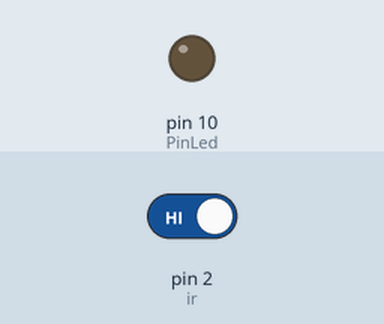
The sketch below on a simulated Arduino Uno, built with avr-gcc and run on an emulated ATmega328P. Shown: output pins drawn as LEDs (lit = HIGH). Inputs (shaded band) come from the test bench; at power-on: pin 2 (ir) HIGH.

Above: at 1.2 s.
1.3 s: pin 2 (ir) driven LOW
At 2.1 s:
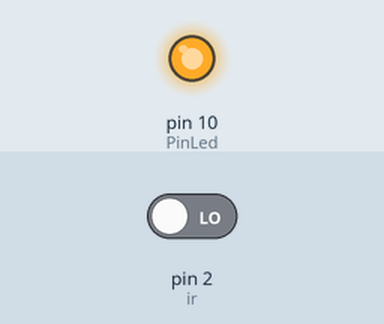
2.8 s: pin 2 (ir) driven HIGH
At 3.2 s:
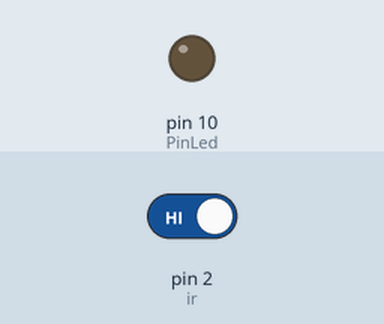
Timing chart, 0 to 5.8 s (numbered marks = the images above; inputs shaded):
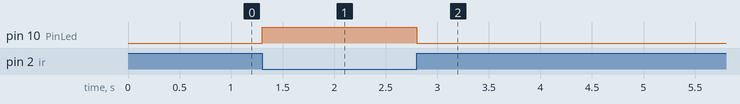

The sketch:

14prac.ino
```cpp
//Switch an LED using an IR sensor

	int ir = 2;
	int PinLed = 10;
	int val=0;


	void setup()
	{
		pinMode(ir, INPUT);
		pinMode(PinLed, OUTPUT);

	}

	void loop()
	{
		if(digitalRead(ir) == LOW)
		{
			digitalWrite(PinLed, HIGH);
		}
		else
		{
			digitalWrite(PinLed, LOW);
		}
	}
```

Measured:
- after the input at 1.3 s, pin 10 (PinLed): LOW → HIGH at once
- after the input at 2.8 s, pin 10 (PinLed): HIGH → LOW at once
